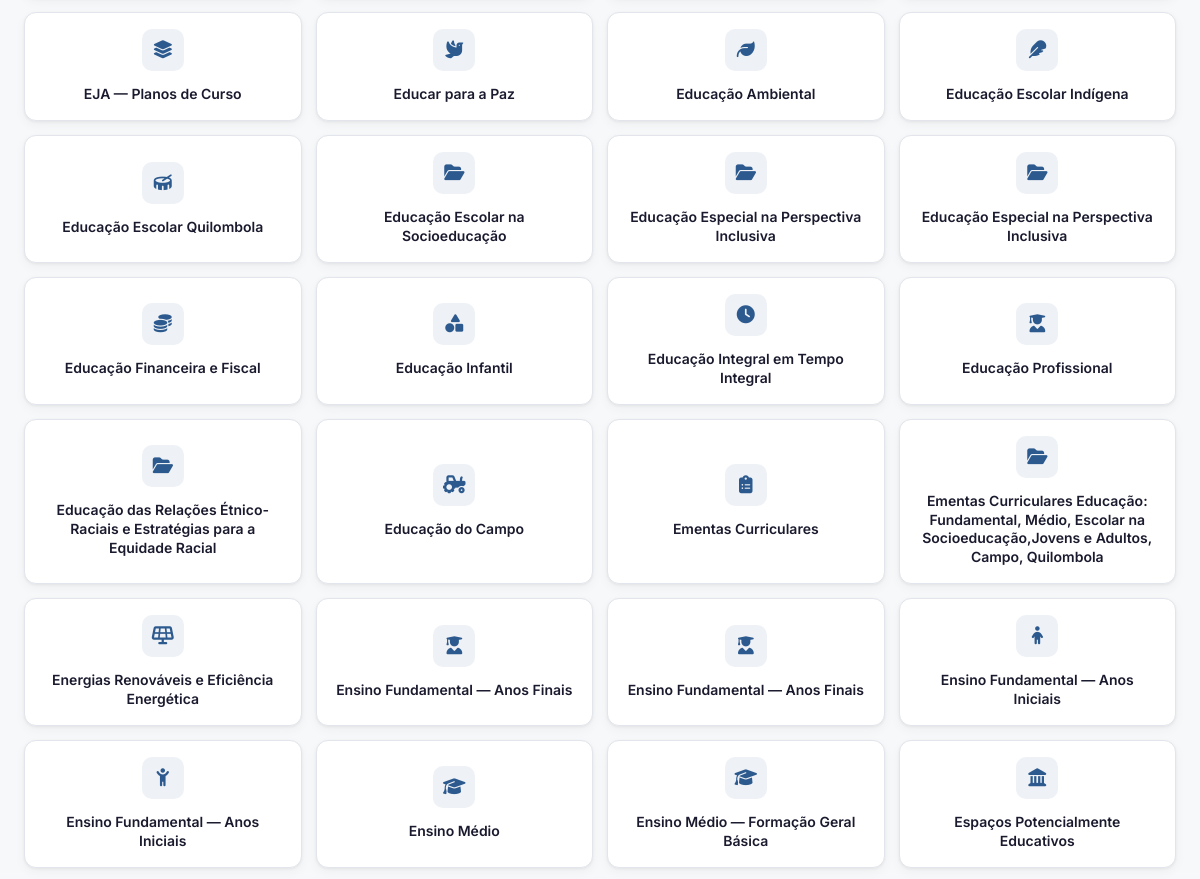
The page /categoria/documentos-curriculares/ (middle part) on the database as committed earlier.
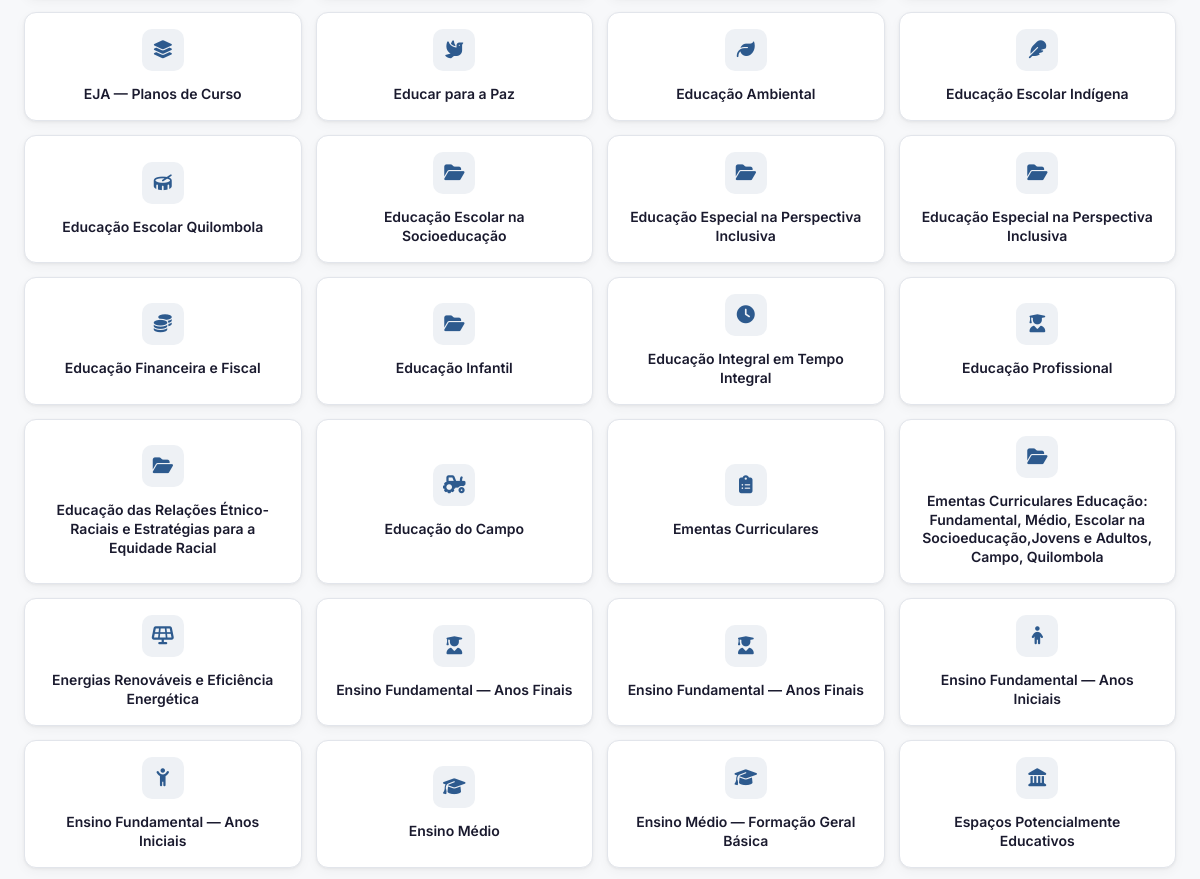
The same page on the database as committed later.
### conteudo/models.py (models this page shows, shortened)
class Categoria(models.Model):
    nome = models.CharField('Nome', max_length=200)
    slug = models.SlugField('URL amigável', max_length=200, unique=True, blank=True)
    descricao = models.TextField('Descrição', blank=True)
    icone = models.CharField(
        'Ícone', max_length=50, blank=True,
        help_text='Nome do ícone (ex: fas fa-book, fas fa-trophy)'
    )
    icone_imagem = models.FileField(
        'Ícone personalizado (imagem)', upload_to='icones_categoria/', blank=True, null=True,
        help_text='Envie uma imagem para usar como ícone deste botão, no lugar do ícone '
                  'automático/Font Awesome. Aceita qualquer formato (PNG, JPG, SVG, ICO, '
                  'WEBP...). Use uma imagem com fundo transparente para não prejudicar a '
                  'estética do botão. A imagem é ajustada automaticamente ao espaço do '
                  'ícone (sem cortar) tanto no botão principal quanto em subbotões. Se '
                  'preenchido, tem prioridade sobre o ícone escolhido.'
    )
    imagem = models.ImageField('Imagem de capa', upload_to='categorias/', blank=True, null=True)
    ordem = models.PositiveIntegerField('Ordem no menu', default=0)
    ativa = models.BooleanField('Ativa', default=True)
    categoria_pai = models.ForeignKey(
        'self', on_delete=models.CASCADE, null=True, blank=True,
        related_name='subcategorias', verbose_name='Categoria pai'
    )
    mostrar_menu_superior = models.BooleanField(
        'Aparecer na barra superior do site', default=False,
        help_text='Se marcado, o botão aparece na barra azul do topo da página '
                  'inicial e na lista "Navegação" do rodapé. Se desmarcado, some '
                  'dessas duas barras (mas a página da categoria continua existindo). '
                  'Vale apenas para botões do nível principal.'
    )
    mostrar_navegue_area = models.BooleanField(
        'Aparecer no "Navegue por área"', default=False,
        help_text='Se marcado, o botão aparece na seção "Navegue por área" da '
                  'página inicial. Se desmarcado, não aparece lá. '
                  'Vale apenas para botões do nível principal.'
    )
    mostrar_area_central = models.BooleanField(
        'Aparecer na área central (ao lado do Currículo Atual)', default=False,
        help_text='Se marcado, o botão aparece centralizado na página inicial, '
                  'ao lado do botão "Currículo Atual". Independente da barra '
                  'superior — pode marcar um, outro, os dois ou nenhum. A ordem '
                  'de exibição usa o mesmo campo "Ordem no menu". '
                  'Vale apenas para botões do nível principal.'
    )
    url_externa = models.URLField(
        'URL / Link de acesso externo', max_length=1000, blank=True,
        help_text='Opcional. Se preenchido, ao clicar neste botão o visitante '
                  'será direcionado para este endereço externo em vez de abrir '
                  'a página interna da categoria.'
    )
    mostrar_conteudos_recentes = models.BooleanField(
        'Aparecer em Conteúdos Recentes', default=False,
        help_text='Se marcado, os conteúdos desta categoria poderão aparecer '
                  'automaticamente na área "Conteúdos Recentes" da página inicial.'
    )
    mostrar_como_card = models.BooleanField(
        'Mostrar como card grande na página do pai', default=True,
        help_text='Vale apenas para subcategorias (botões dentro de outro botão). '
                  'Se marcado, aparece como chip no topo E como card grande clicável '
                  'no meio da página do pai. Se desmarcado, aparece SOMENTE como chip '
                  'no topo (sem duplicar). Subáreas criadas pela função "Criar subárea '
                  'nos botões marcados" já nascem desmarcadas, por padrão.'
    )
    class Meta:
        verbose_name = 'Categoria'
        verbose_name_plural = 'Categorias'
        ordering = ['ordem', 'nome']
    @property
    def icone_display(self):
        if self.icone:
            return self.icone
        return icone_por_texto(self.nome, fallback='fas fa-folder-open')
    @property
    def link_externo(self):
        url = (self.url_externa or '').strip()
        if not url:
            return ''
        if '://' in url or url.startswith(('mailto:', 'tel:', '//', '#', '/')):
            return url
        return 'https://' + url

### conteudo/views.py (the view, shortened to what this page needs)
# urls.py: path('categoria/<slug:slug>/', views.categoria_detalhe, name='categoria'),
def categoria_detalhe(request, slug):
    categoria = get_object_or_404(Categoria, slug=slug, ativa=True)
    subcategorias = categoria.subcategorias.filter(ativa=True).order_by('nome')
    respostas_qs = Comentario.objects.filter(status='publicado').order_by('data_criacao')
    comentarios = (
        categoria.comentarios.filter(status='publicado', parent__isnull=True)
        .prefetch_related(Prefetch('respostas', queryset=respostas_qs))
        .order_by('data_criacao')
    )
    if slug == SLUG_INDICE_GERAL:
        botoes = Categoria.objects.filter(
            ativa=True, categoria_pai__isnull=False
        ).order_by('nome')
        banners_cat = Banner.objects.filter(ativo=True, categoria=categoria)
        return render(request, 'categoria.html', {
            'categoria': categoria,
            'botoes': botoes,
            'pagina_indice': True,
            'banners': banners_cat,
            'comentarios': comentarios,
        })

### conteudo/context_processors.py (called while the page is built)
def site_config(request):
    imagens_rodape = list(RodapeImagem.objects.all())
    return {
        'config': ConfiguracaoSite.get_config(),
        'menu_categorias': Categoria.objects.filter(
            ativa=True, categoria_pai__isnull=True, mostrar_menu_superior=True
        ),
        'imagens_rodape_esq': [i for i in imagens_rodape if i.alinhamento == 'esquerda'],
        'imagens_rodape_centro': [i for i in imagens_rodape if i.alinhamento == 'centro'],
        'imagens_rodape_dir': [i for i in imagens_rodape if i.alinhamento == 'direita'],
    }

### conteudo/models.py (called while the page is built)
def icone_por_texto(texto, fallback='fas fa-file-lines'):
    texto = (texto or '').lower()
    for palavras, icone in ICONES_CRIATIVOS:
        if any(p in texto for p in palavras):
            return icone
    return fallback

    @classmethod
    def get_config(cls):
        config, _ = cls.objects.get_or_create(pk=1)
        return config

### inteligencia/ua_parser.py (called while the page is built, shortened)
def detectar_dispositivo(ua):
    if not ua:
        return 'desktop'

def detectar_navegador(ua):
    if not ua:
        return 'Outro'

### templates/categoria.html (shortened to what this page needs)
{% extends 'base.html' %}
{% block content %}
<section class="section">
    <div class="container">
    {% if pagina_indice %}
        <div class="topic-grid">
            {% for botao in botoes %}
            <a href="{% if botao.link_externo %}{{ botao.link_externo }}{% else %}{% url 'conteudo:categoria' botao.slug %}{% endif %}"
               class="topic-btn{% if botao.estilo.pulsante %} btn-pulse{% endif %}{% if botao.estilo.classe_tamanho %} {{ botao.estilo.classe_tamanho }}{% endif %}"
               {% if botao.link_externo %}target="_blank" rel="noopener"{% endif %}
               title="{{ botao.nome }}">
                <span class="topic-icon{% if botao.icone_imagem %} sem-fundo{% endif %}">
                    {% if botao.icone_imagem %}<img src="{{ botao.icone_imagem.url }}" alt="" class="icone-personalizado">
                    {% else %}<i class="{{ botao.icone_display }}"></i>{% endif %}
                </span>
                <span class="topic-label">{{ botao.nome }}</span>
            </a>
            {% endfor %}
        </div>
    {% endif %}
    </div>
</section>
{% endblock %}

### templates/base.html (shortened to what this page needs)
{% load static %}
<!DOCTYPE html>
<html lang="pt-BR">
<head>
    <link rel="stylesheet" href="https://cdnjs.cloudflare.com/ajax/libs/font-awesome/6.5.1/css/all.min.css">
    <link rel="stylesheet" href="{% static 'css/style.css' %}?v=20260722-1">
</head>
<body>
<main class="main">
    {% block content %}{% endblock %}
</main>
</body>
</html>

Rows that differ between the two databases and show on the page:
changed Categoria "Educação Infantil": icone "fas fa-shapes" → empty (drawn)
